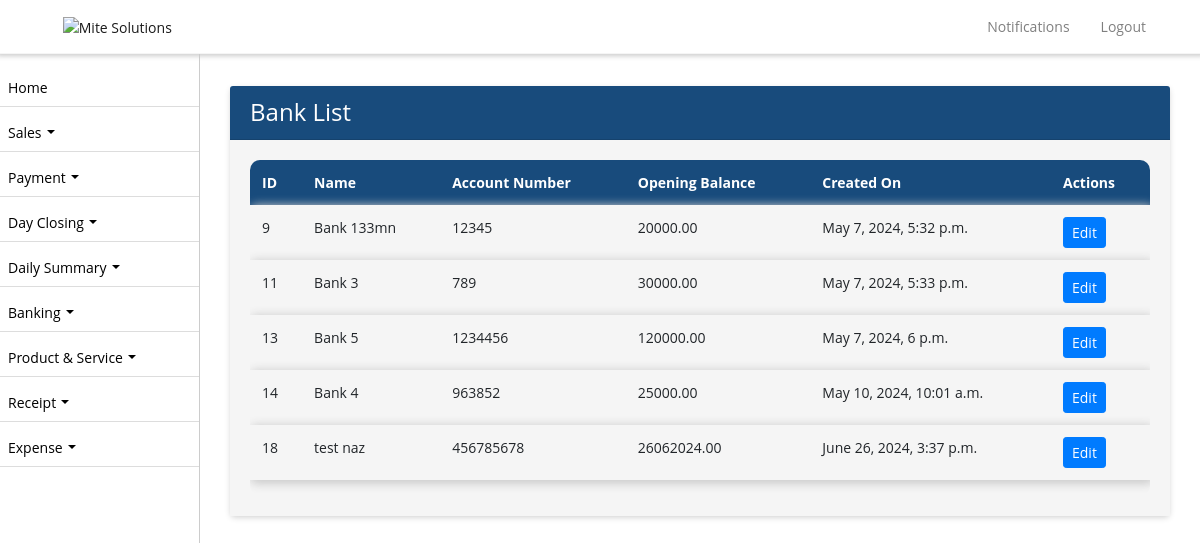
Page /banks/ (signed in) on the committed database.
### ezshopapp/models.py (models this page shows, shortened)
class Bank(models.Model):
    name = models.CharField(max_length=255)
    account_number = models.CharField(max_length=50)
    opening_balance = models.DecimalField(max_digits=10, decimal_places=2)
    business_profile = models.CharField(max_length=255, null=True)
    created_on = models.DateTimeField(auto_now_add=True, null=True)

### ezshopapp/views.py (the view)
# urls.py: path('banks/', BankListView.as_view(), name='bank_list'),
class BankListView(ListView):
    model = Bank
    template_name = 'bank_list.html'
    def get_queryset(self):
        shop_admin = get_object_or_404(ShopAdmin, user=self.request.user)
        shop = shop_admin.shop
        business_profile = get_object_or_404(BusinessProfile, name=shop.name)
        return Bank.objects.filter(business_profile=business_profile.id)

### ezshopapp/templates/bank_list.html (shortened to what this page needs)
{% extends 'base.html' %}
{% block content %}
<div class="container">
  <div class="card">
    <div class="card-header">
      <h4 class="mb-0 text-white">Bank List</h4>
    </div>
    <div class="card-body">
      <div class="table-responsive">
        <table class="table table-bordered table-striped nowrap" id="banklist">
          <thead>
            <tr>
              <th>ID</th>
              <th>Name</th>
              <th>Account Number</th>
              <th>Opening Balance</th>
              <th>Created On</th>
              <th>Actions</th>
            </tr>
          </thead>
          <tbody>
            {% for bank in object_list %}
            <tr>
              <td>{{ bank.id }}</td>
              <td>{{ bank.name }}</td>
              <td>{{ bank.account_number }}</td>
              <td>{{ bank.opening_balance }}</td>
              <td>{{ bank.created_on }}</td>
          <td>
            <a href="{% url 'update_bank' bank.id %}" class="btn btn-primary btn-sm">Edit</a>          </td>
            </tr>
            {% endfor %}
          </tbody>
        </table>
      </div>
    </div>
  </div>
</div>
{% endblock %}

### ezshopapp/templates/base.html (style rules this page uses)
.table-bordered td, .table-bordered th { border: transparent !important; }
.table-bordered>:not(caption)>* { border-width: 0px !important; box-shadow: 2px 2px 10px 2px #ccc; border-radius:5px; }
body, p, h1, h2, h3, h4, h5, h6, a, li, label, input, div, span, small { font-family: "Open Sans", sans-serif !important; }
body, p, a, li, li>a { font-size:14px !important; }
h4 { color: #fff !important; }
body { padding-top: 56px; background-color: #ffffff !important; }
table thead { border-radius: 5px !important; }
table thead th { vertical-align: bottom; border-bottom: 2px solid #dee2e6; background-color: #184b7c !important; color: #fff !important; }
tbody { border-bottom: 0px !important; background-color: #f5f5f5 !important; }
tbody>tr>td { background-color: #f5f5f5 !important; }
table { border:1px !important; }
div>.table-responsive, table, table>thead { border-radius: 10px !important; }
.card { border:0px !important; margin-top:15px; margin-bottom:15px; box-shadow: 0px 2px 6px -1px #ccc; }
.card-body { background-color: #f5f5f5 !important; }
.card-header { background-color: #184b7c !important; color:#fff !important; }
.btn-primary { --bs-btn-color: #fff; --bs-btn-bg: #00B69B; --bs-btn-border-color: #00B69B; --bs-btn-hover-color: #000; --bs-btn-hover-bg: #26c1aa; --bs-btn-hover-border-color: #1abda5; --bs-btn-focus-shadow-rgb: 0, 155, 132; --bs-btn-active-color: #000; --bs-btn-active-bg: #33c5af; --bs-btn-active-border-color: #1abda5; --bs-btn-active-shadow: inset 0 3px 5px rgba(0, 0, 0, 0.125); --bs-btn-disabled-color: #000; --bs-btn-disabled-bg: #00B69B; --bs-btn-disabled-border-color: #00B69B; }

### rows in the picture
Bank: id "9", name "Bank 133mn", account_number "12345", opening_balance "20000.00", created_on "May 7, 2024, 5:32 p.m."
Bank: id "11", name "Bank 3", account_number "789", opening_balance "30000.00", created_on "May 7, 2024, 5:33 p.m."
Bank: id "13", name "Bank 5", account_number "1234456", opening_balance "120000.00", created_on "May 7, 2024, 6 p.m."
Bank: id "14", name "Bank 4", account_number "963852", opening_balance "25000.00", created_on "May 10, 2024, 10:01 a.m."
Bank: id "18", name "test naz", account_number "456785678", opening_balance "26062024.00", created_on "June 26, 2024, 3:37 p.m."
